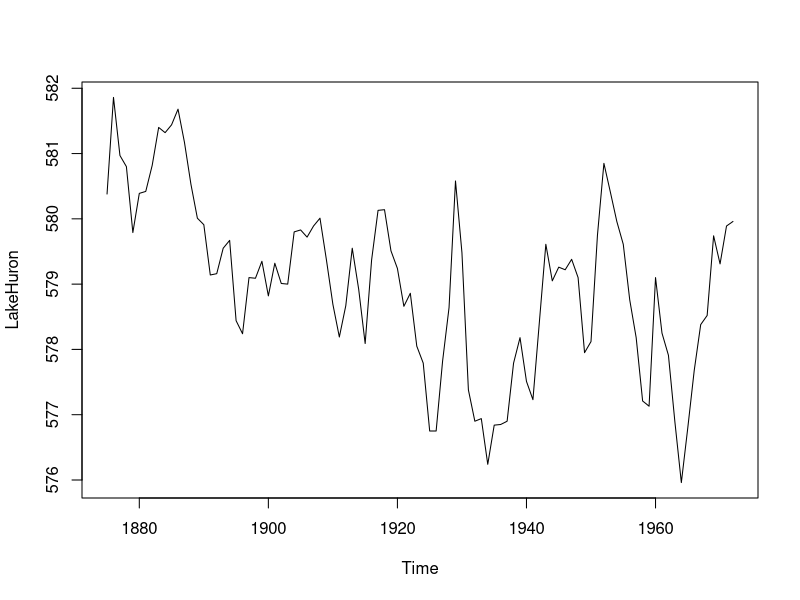
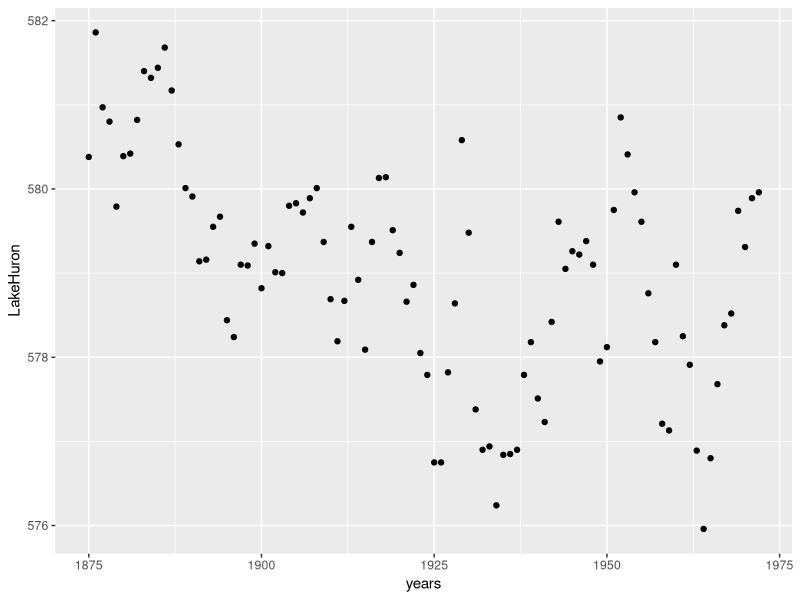
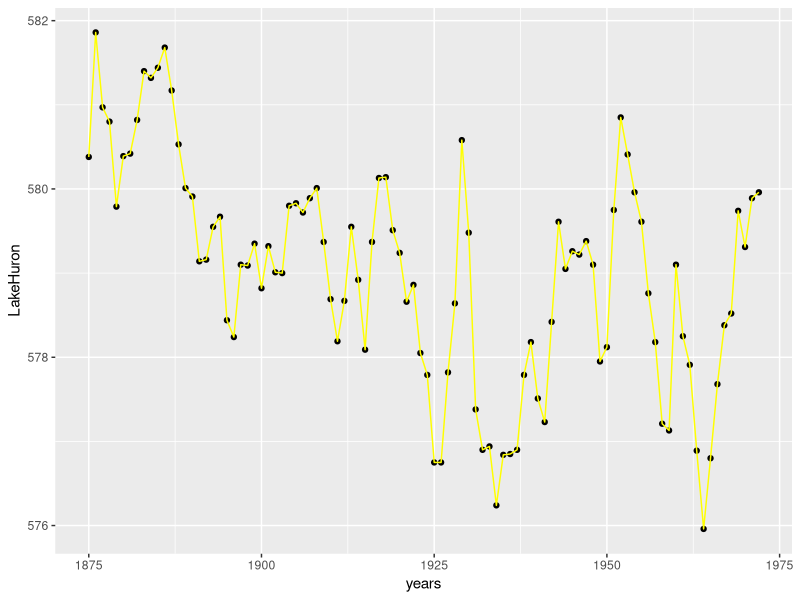
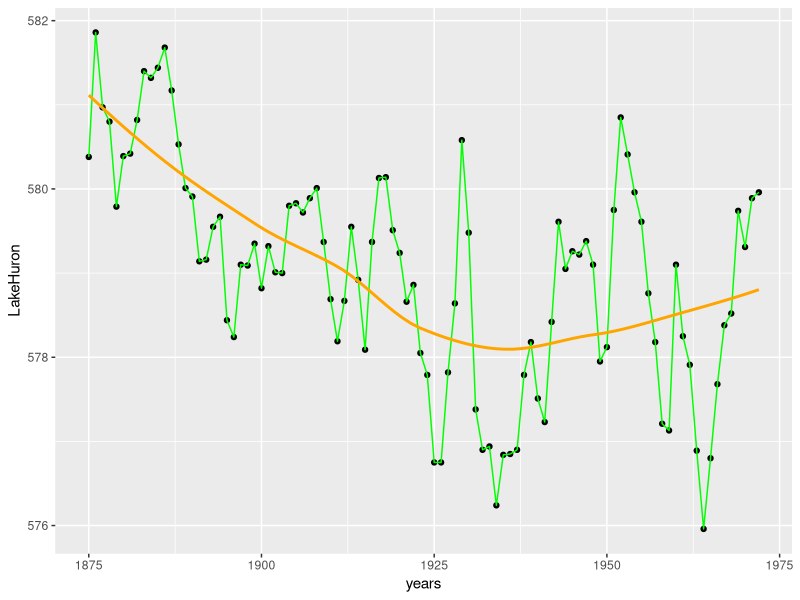

R code for these plots, in order:
## ---- chunk 1
knitr::opts_chunk$set(echo = TRUE)
## ---- chunk 2
library(ggplot2)
#We first plot the data.
plot(LakeHuron)

#define the time range
years <- c(1875:1972)

#plot data with scatter
ggplot(data = as.data.frame(LakeHuron), mapping = aes(x = years, y= LakeHuron)) + geom_point()

#plot data with line
ggplot(data = as.data.frame(LakeHuron), mapping = aes(x = years, y= LakeHuron)) + geom_point() + geom_line(color = "yellow")


#plot data with smoother fn
ggplot(data = as.data.frame(LakeHuron), mapping = aes(x = years, y= LakeHuron)) + geom_point() + geom_line(color = "green") + geom_smooth(stat = "smooth", color = "orange", se = FALSE)









